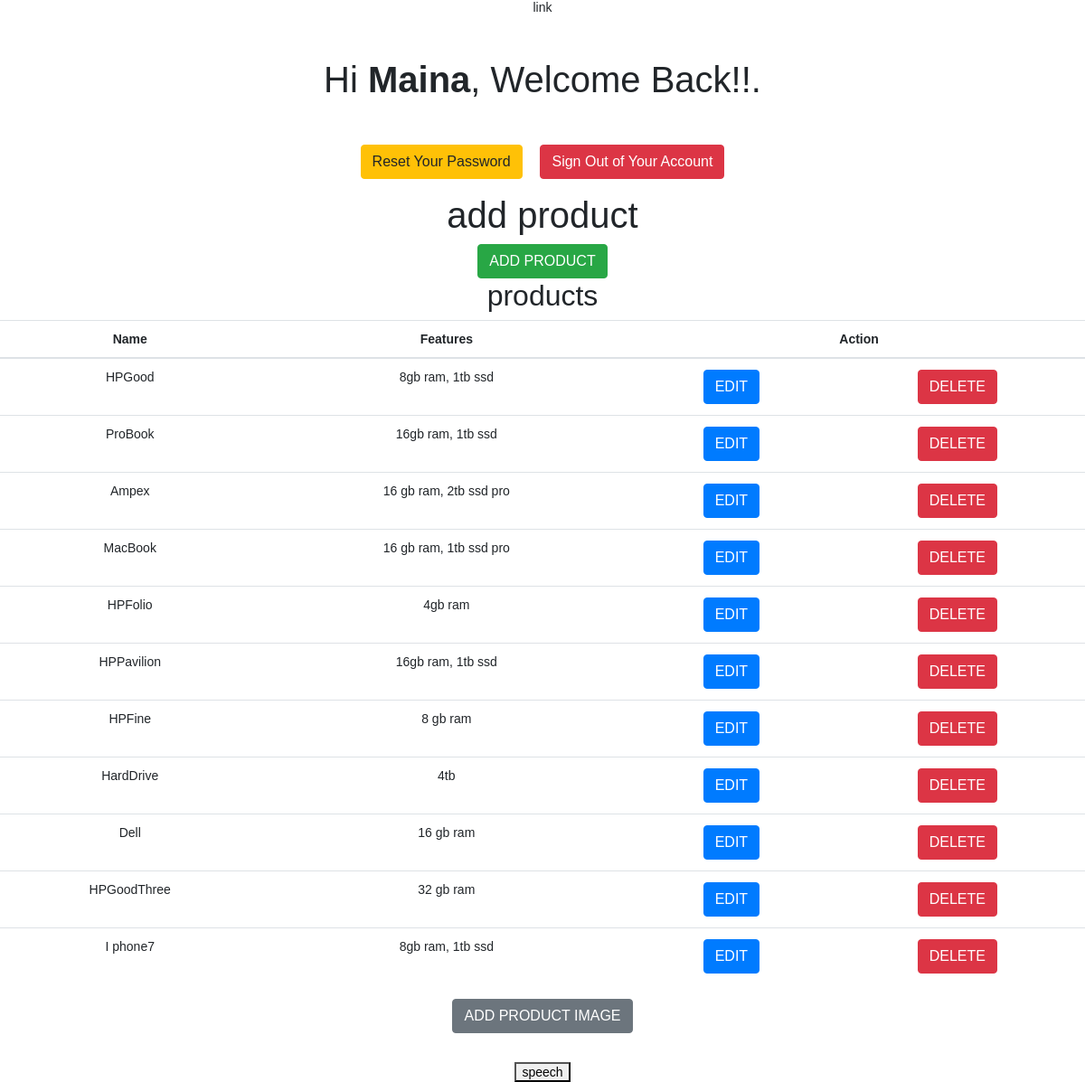
/admin/index.php (signed in), run on the app's committed database.
### tables this page shows
CREATE TABLE `products` (
  `product_id` int(11) NOT NULL,
  `product_name` varchar(50) NOT NULL,
  `prod_descrption` varchar(50) NOT NULL,
  `product_price` varchar(50) NOT NULL,
  `quantity` int(20) NOT NULL,
  `category_id` int(50) NOT NULL,
  `file_name` varchar(255) DEFAULT NULL
);

### admin/index.php (the view, shortened to what this page needs)
<?php
include "../config.php";
?>
<!DOCTYPE html>
<html lang="en">
<head>
    <link rel="stylesheet" href="https://stackpath.bootstrapcdn.com/bootstrap/4.3.1/css/bootstrap.min.css">
</head>
<body onkeydown="speechSysnthesise()">
    <h1 id="welcome"class="my-5">Hi <b><?php echo htmlspecialchars($_SESSION["username"]); ?></b>, Welcome Back!!.<?php?></h1>
    <p>
        <a href="reset_password.php" class="btn btn-warning">Reset Your Password</a>
        <a href="logout.php" class="btn btn-danger ml-3">Sign Out of Your Account</a>
    </p>
	<h1>add product</h1>
	<a href="add_products.php" class="add_btn" ><button type="button" class="btn btn-success" >ADD PRODUCT</button></a>
    <?php $results = mysqli_query($connect, "SELECT *FROM products ORDER BY product_id"); ?>
<h2 style="align-item:left;" id="h2">products</h2>
<table class="table">
	<thead>
		<tr>
			<th>Name</th>
			<th>Features</th>
			<th colspan="3">Action</th>
		</tr>
	</thead>
	<?php while ($row = mysqli_fetch_array($results)) { ?>
		<tr>
			<td scope="row"><?php echo $row['product_name']; ?></td>
			<td><?php echo $row['prod_descrption']; ?></td>
			<td>
				<a href="edit_products.php?id=<?php echo $row['product_id']; ?>" class="edit_btn" ><button type="button" class="btn btn-primary" >EDIT</button></a>
			</td>
			<td>
				<a href="delete_product.php?id=<?php echo $row['product_id']; ?>" class="del_btn"><button type="button" class="btn btn-danger" onclick="return confirm('are you sure you want do delete this product?')">DELETE</button></a>
			</td>
		</tr>
	<?php } ?>
</table>
<a href="add_product_image.php" class="add_btn" ><button type="button" class="btn btn-secondary" >ADD PRODUCT IMAGE</button></a><br><br><br>
<button id="speechButton" onclick="speechSysnthesise()">speech</button>
</body>
</html>

### admin/index.php (style rules this page uses)
body { font: 14px sans-serif; text-align: center; }

### data on the page
products: product_name "HPGood", prod_descrption "8gb ram, 1tb ssd"
products: product_name "ProBook", prod_descrption "16gb ram, 1tb ssd"
products: product_name "Ampex", prod_descrption "16 gb ram, 2tb ssd pro"
products: product_name "MacBook", prod_descrption "16 gb ram, 1tb ssd pro"
products: product_name "HPFolio", prod_descrption "4gb ram"
products: product_name "HPPavilion", prod_descrption "16gb ram, 1tb ssd"
products: product_name "HPFine", prod_descrption "8 gb ram"
products: product_name "HardDrive", prod_descrption "4tb"
products: product_name "Dell", prod_descrption "16 gb ram"
products: product_name "HPGoodThree", prod_descrption "32 gb ram"
products: product_name "I phone7", prod_descrption "8gb ram, 1tb ssd"

### other printed values
$_SESSION["username"] "Maina"
